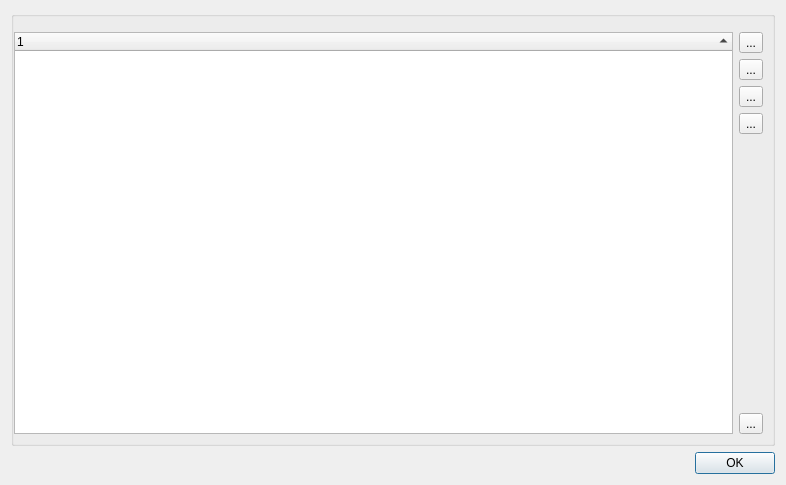
<?xml version="1.0" encoding="UTF-8"?>
<!-- SPDX-FileCopyrightText: Copyright (c) Kitware Inc. -->
<!-- SPDX-License-Identifier: BSD-3-Clause -->
<ui version="4.0">
 <class>pqEditMacrosDialog</class>
 <widget class="QDialog" name="pqEditMacrosDialog">
  <property name="geometry">
   <rect>
    <x>0</x>
    <y>0</y>
    <width>786</width>
    <height>485</height>
   </rect>
  </property>
  <property name="windowTitle">
   <string>Edit Macros</string>
  </property>
  <layout class="QGridLayout">
   <item row="3" column="0" colspan="2">
    <widget class="QDialogButtonBox" name="buttonBox">
     <property name="orientation">
      <enum>Qt::Horizontal</enum>
     </property>
     <property name="standardButtons">
      <set>QDialogButtonBox::Ok</set>
     </property>
    </widget>
   </item>
   <item row="0" column="0" rowspan="2" colspan="2">
    <widget class="QGroupBox" name="macrosGroup">
     <property name="sizePolicy">
      <sizepolicy hsizetype="Expanding" vsizetype="Expanding">
       <horstretch>0</horstretch>
       <verstretch>0</verstretch>
      </sizepolicy>
     </property>
     <property name="title">
      <string/>
     </property>
     <layout class="QGridLayout">
      <property name="leftMargin">
       <number>0</number>
      </property>
      <item row="9" column="0">
       <widget class="QTreeWidget" name="macrosTree">
        <property name="contextMenuPolicy">
         <enum>Qt::NoContextMenu</enum>
        </property>
        <property name="acceptDrops">
         <bool>false</bool>
        </property>
        <property name="horizontalScrollBarPolicy">
         <enum>Qt::ScrollBarAsNeeded</enum>
        </property>
        <property name="sizeAdjustPolicy">
         <enum>QAbstractScrollArea::AdjustToContentsOnFirstShow</enum>
        </property>
        <property name="dragEnabled">
         <bool>true</bool>
        </property>
        <property name="dragDropMode">
         <enum>QAbstractItemView::DragOnly</enum>
        </property>
        <property name="defaultDropAction">
         <enum>Qt::CopyAction</enum>
        </property>
        <property name="alternatingRowColors">
         <bool>true</bool>
        </property>
        <property name="selectionBehavior">
         <enum>QAbstractItemView::SelectRows</enum>
        </property>
        <property name="selectionMode">
         <enum>QAbstractItemView::SingleSelection</enum>
        </property>
        <property name="rootIsDecorated">
         <bool>false</bool>
        </property>
        <property name="sortingEnabled">
         <bool>true</bool>
        </property>
        <column>
         <property name="text">
          <string>1</string>
         </property>
        </column>
       </widget>
      </item>
      <item row="0" column="0">
       <widget class="pqSearchBox" name="searchBox" native="true">
        <property name="settingKey" stdset="0">
         <string notr="true">showAdvancedProperties</string>
        </property>
        <property name="advancedSearchEnabled" stdset="0">
         <bool>false</bool>
        </property>
       </widget>
      </item>
      <item row="9" column="1">
       <layout class="QVBoxLayout" name="verticalLayout">
        <item>
         <widget class="QToolButton" name="add">
          <property name="toolTip">
           <string>Import new macro</string>
          </property>
          <property name="text">
           <string>...</string>
          </property>
          <property name="icon">
           <iconset>
            <normaloff>:/pqWidgets/Icons/pqOpen.svg</normaloff>:/pqWidgets/Icons/pqOpen.svg</iconset>
          </property>
         </widget>
        </item>
        <item>
         <widget class="QToolButton" name="remove">
          <property name="toolTip">
           <string>Remove selected macros</string>
          </property>
          <property name="text">
           <string>...</string>
          </property>
          <property name="icon">
           <iconset>
            <normaloff>:/QtWidgets/Icons/pqMinus.svg</normaloff>:/QtWidgets/Icons/pqMinus.svg</iconset>
          </property>
         </widget>
        </item>
        <item>
         <widget class="QToolButton" name="edit">
          <property name="toolTip">
           <string>Open macro in a new tab</string>
          </property>
          <property name="text">
           <string>...</string>
          </property>
          <property name="icon">
           <iconset>
            <normaloff>:/pqWidgets/Icons/pqWrench.svg</normaloff>:/pqWidgets/Icons/pqWrench.svg</iconset>
          </property>
         </widget>
        </item>
        <item>
         <widget class="QToolButton" name="setIcon">
          <property name="toolTip">
           <string>Set an icon to the macro</string>
          </property>
          <property name="text">
           <string>...</string>
          </property>
          <property name="icon">
           <iconset>
            <normaloff>:/pqWidgets/Icons/pqChooseIcon.svg</normaloff>:/pqWidgets/Icons/pqChooseIcon.svg</iconset>
          </property>
         </widget>
        </item>
        <item>
         <spacer name="verticalSpacer">
          <property name="orientation">
           <enum>Qt::Vertical</enum>
          </property>
          <property name="sizeHint" stdset="0">
           <size>
            <width>20</width>
            <height>40</height>
           </size>
          </property>
         </spacer>
        </item>
        <item>
         <widget class="QToolButton" name="removeAll">
          <property name="toolTip">
           <string>Remove all macros</string>
          </property>
          <property name="text">
           <string>...</string>
          </property>
          <property name="icon">
           <iconset>
            <normaloff>:/QtWidgets/Icons/pqDelete.svg</normaloff>:/QtWidgets/Icons/pqDelete.svg</iconset>
          </property>
         </widget>
        </item>
       </layout>
      </item>
     </layout>
    </widget>
   </item>
  </layout>
 </widget>
 <customwidgets>
  <customwidget>
   <class>pqSearchBox</class>
   <extends>QWidget</extends>
   <header>pqSearchBox.h</header>
   <container>1</container>
  </customwidget>
 </customwidgets>
 <tabstops>
  <tabstop>buttonBox</tabstop>
 </tabstops>
 <resources>
  <include location="../pqComponents.qrc"/>
 </resources>
 <connections>
  <connection>
   <sender>buttonBox</sender>
   <signal>accepted()</signal>
   <receiver>pqEditMacrosDialog</receiver>
   <slot>accept()</slot>
   <hints>
    <hint type="sourcelabel">
     <x>248</x>
     <y>254</y>
    </hint>
    <hint type="destinationlabel">
     <x>157</x>
     <y>274</y>
    </hint>
   </hints>
  </connection>
  <connection>
   <sender>buttonBox</sender>
   <signal>rejected()</signal>
   <receiver>pqEditMacrosDialog</receiver>
   <slot>reject()</slot>
   <hints>
    <hint type="sourcelabel">
     <x>316</x>
     <y>260</y>
    </hint>
    <hint type="destinationlabel">
     <x>286</x>
     <y>274</y>
    </hint>
   </hints>
  </connection>
 </connections>
</ui>
